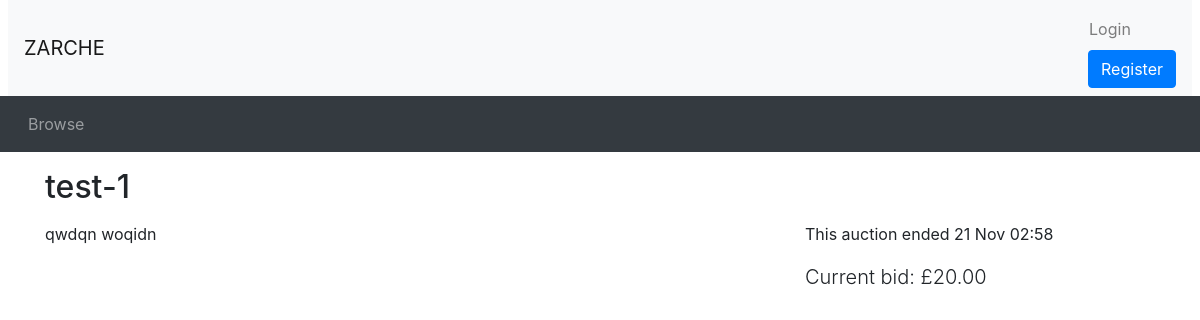
/listing.php?auctionID=1, run on an earlier commit of the app's database.
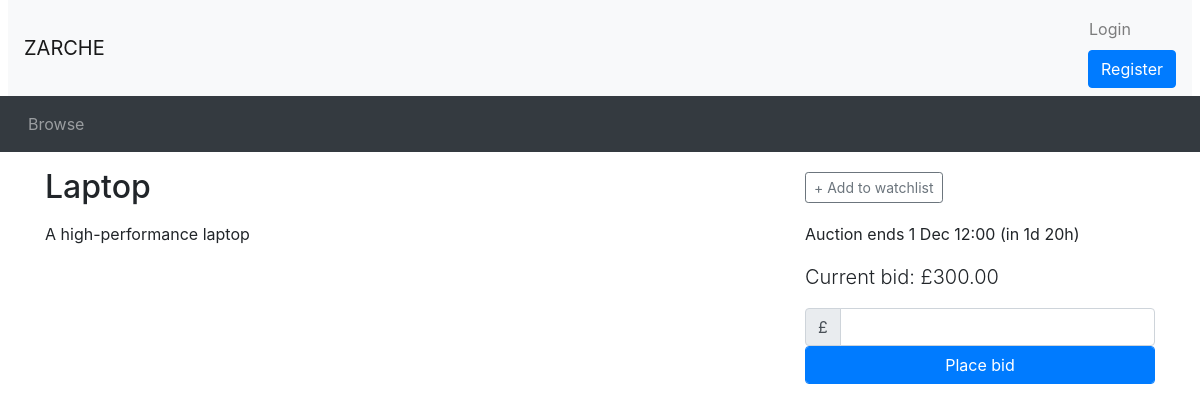
And on a later commit of the database.
### tables this page shows
CREATE TABLE `Auction` (
  `AuctionID` INT AUTO_INCREMENT PRIMARY KEY,
  `UserID` INT,
  `ItemName` VARCHAR(255) NOT NULL,
  `Description` VARCHAR(255) NOT NULL,
  `CategoryID` INT,
  `ReservePrice` DECIMAL(10, 2),
  `StartPrice` DECIMAL(10, 2),
  `EndDate` DATETIME,
  `Views` INT DEFAULT 0,
  `Image` VARCHAR(255),
  FOREIGN KEY (`UserID`) REFERENCES `Users`(`UserID`) ON DELETE CASCADE,
  FOREIGN KEY (`CategoryID`) REFERENCES `Category`(`CategoryID`) ON DELETE CASCADE
);

### utilities.php (called while the page is built, shortened)
<?php
function display_time_remaining($interval) {
    if ($interval->days == 0 && $interval->h == 0) {
      $time_remaining = $interval->format('%im %Ss');
    }
    else if ($interval->days == 0) {
      $time_remaining = $interval->format('%hh %im');
    }
    else {
      $time_remaining = $interval->format('%ad %hh');
    }
  return $time_remaining;
}
?>

### listing.php (the view, shortened to what this page needs)
<?php include_once("header.php"); ?>
<?php require("utilities.php"); ?>
<?php
if (isset($_GET['auctionID'])) {
    $item_id = $_GET['auctionID'];
    global $conn;
    $sql = "SELECT AuctionID, ItemName, Description, StartPrice, ReservePrice, EndDate FROM Auction WHERE AuctionID = ?";
    $stmt = $conn->prepare($sql);
    $stmt->bind_param("i", $item_id);
    $stmt->execute();
    $result = $stmt->get_result();
    if ($result->num_rows > 0) {
        $row = $result->fetch_assoc();
        $title = htmlspecialchars($row['ItemName']);
        $description = htmlspecialchars($row['Description']);
        $current_price = $row['StartPrice'];
        $end_time = new DateTime($row['EndDate']);
        $now = new DateTime();
        if ($now < $end_time) {
            $time_to_end = date_diff($now, $end_time);
            $time_remaining = ' (in ' . display_time_remaining($time_to_end) . ')';
        } else {
            $time_remaining = "This auction has ended";
        }
    } else {
        echo "<p>Auction not found.</p>";
        exit;
    }
} else {
    echo "<p>Invalid item ID.</p>";
    exit;
}
$watching = false;
?>
<div class="container">
    <div class="row">
        <div class="col-sm-8">
            <h2 class="my-3"><?php echo $title; ?></h2>
        </div>
        <div class="col-sm-4 align-self-center">
            <?php if ($now < $end_time): ?>
                <div id="watch_nowatch" <?php if ($watching) echo 'style="display: none"'; ?>>
                    <button type="button" class="btn btn-outline-secondary btn-sm" onclick="addToWatchlist()">+ Add to watchlist</button>
                </div>
            <?php endif; ?>
        </div>
    </div>
    <div class="row">
        <div class="col-sm-8">
            <div class="itemDescription">
                <p><?php echo $description; ?></p>
            </div>
        </div>
        <div class="col-sm-4">
            <p>
                <?php if ($now > $end_time): ?>
                    This auction ended <?php echo $end_time->format('j M H:i'); ?>
                <?php else: ?>
                    Auction ends <?php echo $end_time->format('j M H:i') . $time_remaining; ?>
                <?php endif; ?>
            </p>
            <p class="lead">Current bid: £<?php echo number_format($current_price, 2); ?></p>
            <?php if ($now < $end_time): ?>
                <form method="POST" action="place_bid.php">
                    <div class="input-group">
                        <div class="input-group-prepend">
                            <span class="input-group-text">£</span>
                        </div>
                        <input type="number" class="form-control" id="bid" name="bid" required>
                    </div>
                    <button type="submit" class="btn btn-primary form-control">Place bid</button>
                </form>
            <?php endif; ?>
        </div>
    </div>
</div>
<?php include_once("footer.php"); ?>

What changed in the data, as far as the page shows it:
changed auction: ItemName "test-1" → "Laptop"; Description "qwdqn woqidn" → "A high-performance laptop"; EndDate (not shown) → "(in 1d 20h)"; StartPrice "20.00" → "300.00"; EndDate "21 Nov 02:58" → "1 Dec 12:00"
Also different on the page:
text no longer shown: "This auction ended"
text now shown: "+ Add to watchlist Auction ends £ Place bid"
